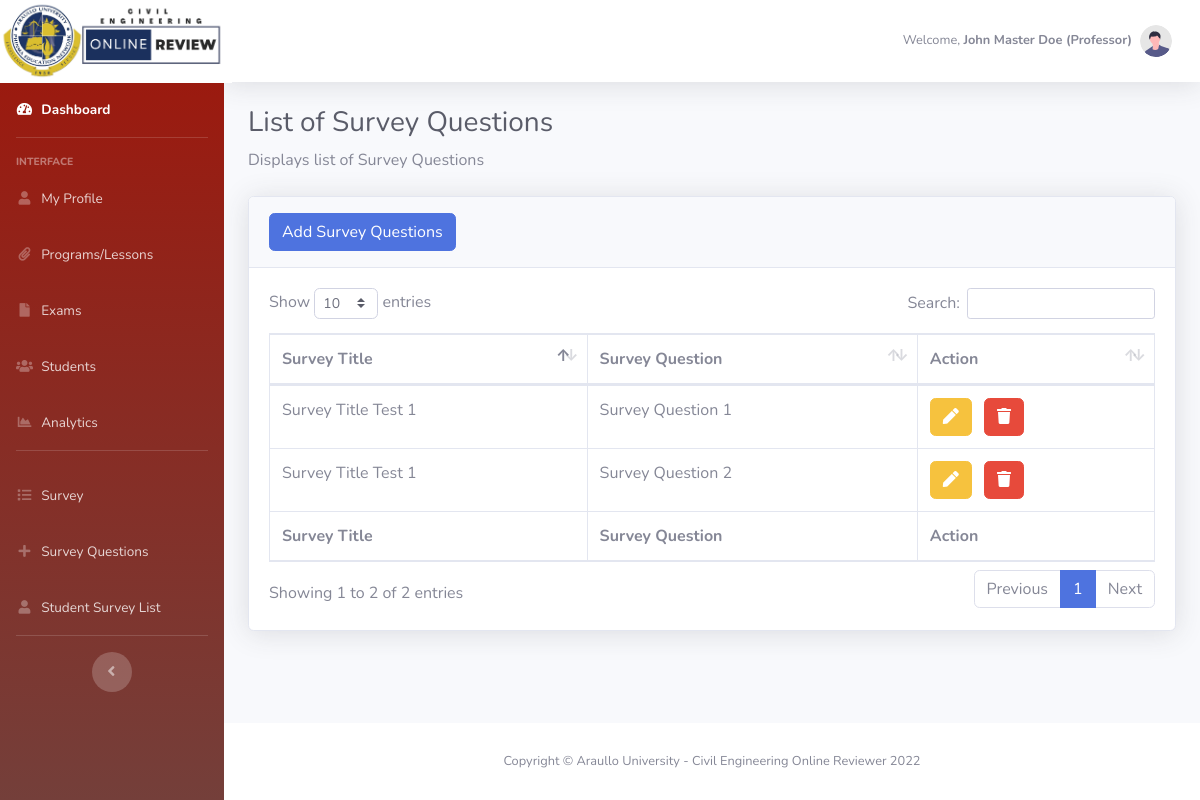
The app's page /dashboard/admin_survey_questions.php (signed in) with its own data.
### tables this page shows
CREATE TABLE `user_account` (
  `id` int(11) NOT NULL,
  `member_id` varchar(50) NOT NULL,
  `email_address` varchar(50) NOT NULL,
  `firstname` varchar(50) NOT NULL,
  `last_name` varchar(50) NOT NULL,
  `phone_number` int(11) NOT NULL,
  `age` int(11) NOT NULL,
  `birthday` varchar(50) NOT NULL,
  `religion` varchar(50) NOT NULL,
  `blood_type` varchar(50) NOT NULL,
  `upload_image` varchar(255) NOT NULL,
  `gender` varchar(50) NOT NULL,
  `user_type` varchar(25) NOT NULL,
  `password` varchar(255) NOT NULL,
  `date_created` varchar(100) NOT NULL,
  `date_updated` varchar(100) NOT NULL
);

CREATE TABLE `survey_questions` (
  `survey_questions_id` int(11) NOT NULL,
  `survey_id` int(11) NOT NULL,
  `survey_questions` varchar(255) NOT NULL,
  `date_created` date NOT NULL
);

CREATE TABLE `survey` (
  `survey_id` int(11) NOT NULL,
  `member_id` varchar(50) NOT NULL,
  `survey_title` varchar(255) NOT NULL,
  `survey_description` text NOT NULL,
  `date_created` date NOT NULL,
  `date_modified` date NOT NULL
);

### dashboard/model/Admin.php (called while the page is built, shortened)
<?php
	class Admin {
		public $db;
		public function __construct(){
			$this->db = new mysqli(DB_HOST, DB_USER, DB_PASSWORD, DB_DATABASE);
		}
        public function get_admin_info($email_address){
    		$sql3="SELECT CONCAT_WS(' ', a.firstname, a.last_name) as fullname,
                        a.firstname,
                        a.last_name,
                        a.member_id,
                        a.email_address,
                        a.gender,
                        a.age,
                        a.birthday,
                        a.religion,
                        a.blood_type,
                        a.phone_number,
                        b.academic_year,
                        b.teaching_class,
                        b.section
                FROM user_account a
                LEFT JOIN user_additional_information b ON b.member_id = a.member_id
                WHERE a.email_address = '$email_address' AND user_type='Professor'";
	        $result = mysqli_query($this->db,$sql3);
	        return $user_data = mysqli_fetch_assoc($result);
    	}
    	public function get_fullname($email_address){
    		$sql3="SELECT CONCAT_WS(' ', firstname, last_name) as fullname FROM user_account WHERE email_address = '$email_address'";
	        $result = mysqli_query($this->db,$sql3);
	        $user_data = mysqli_fetch_array($result);
	        return $user_data['fullname'];
    	}
    	public function get_usertype($email_address){
    		$sql3="SELECT user_type FROM user_account WHERE email_address = '$email_address'";
	        $result = mysqli_query($this->db,$sql3);
	        $user_data = mysqli_fetch_array($result);
	        return $user_data['user_type'];
    	}
        public function get_survey_list_by_member_id($member_id) {
            $sql="SELECT * FROM survey_questions sq
            LEFT JOIN survey s ON sq.survey_id = s.survey_id
            WHERE s.member_id ='$member_id'";
	        $result = mysqli_query($this->db,$sql);
	        return $result_data = mysqli_fetch_all($result,MYSQLI_ASSOC);
        }
	}
?>

### dashboard/admin_survey_questions.php (the view, shortened to what this page needs)
<?php
    include_once('db_header.php');
?>
    <h1 class="h3 mb-2 text-gray-800">List of Survey Questions</h1>
    <p class="mb-4">Displays list of Survey Questions</p>
    <div class="card shadow mb-4">
        <div class="card-header py-3">
            <h6 class="m-0 font-weight-bold text-primary">
                <a class="btn btn-primary" href="add_edit_survey_questions.php?action=add">Add Survey Questions</a>
            </h6>
        </div>
        <div class="card-body">
            <div class="table-responsive">
                <table class="table table-bordered" id="dataTable" width="100%" cellspacing="0">
                    <thead>
                        <tr>
                            <th>Survey Title</th>
                            <th>Survey Question</th>
                            <th>Action</th>
                        </tr>
                    </thead>
                    <tfoot>
                        <tr>
                            <th>Survey Title</th>
                            <th>Survey Question</th>
                            <th>Action</th>
                        </tr>
                    </tfoot>
                    <tbody>
                        <?php
                            $get_profile_info =  $admin->get_admin_info($_SESSION['email_address']);
                            $get_survey_questions =  $admin->get_survey_list_by_member_id($get_profile_info['member_id']);
                            foreach($get_survey_questions as $survey_questions) {
                        ?>
                            <tr>
                                <td><?php echo $survey_questions['survey_title'] ?></td>
                                <td><?php echo $survey_questions['survey_questions'] ?></td>
                                <td>
                                    <li class="list-inline-item">
                                        <a class="btn btn-warning" href="add_edit_survey_questions.php?action=edit&id=<?php echo $survey_questions['survey_questions_id']?>&survey_questions=<?php echo $survey_questions['survey_questions']?>"><i class="fa fa-pen"></i></a>
                                    </li>
                                    <li class="list-inline-item">
                                        <a class="btn btn-danger" href="admin/survey.php?action=delete_survey_question&id=<?php echo $survey_questions['survey_questions_id']?>"><i class="fa fa-trash"></i></a>
                                    </li>
                                </td>
                            </tr>
                        <?php
                            }
                        ?>
                    </tbody>
                </table>
            </div>
        </div>
    </div>
<?php
    include_once('db_footer.php');
?>

### dashboard/db_header.php (shortened to what this page needs)
<?php
    require_once ('model/Admin.php');
    $admin = new Admin();
?>
<!DOCTYPE html>
<html lang="en">
<head>
    <link href="vendor/fontawesome-free/css/all.min.css" rel="stylesheet" type="text/css">
    <link href="css/sb-admin-2.min.css" rel="stylesheet">
    <link href="vendor/datatables/dataTables.bootstrap4.min.css" rel="stylesheet">
</head>
<body id="page-top">
    <div id="wrapper">
        <?php
            include_once("menu.php")
        ?>
    <div id="content-wrapper" class="d-flex flex-column">
        <div id="content">
            <nav class="navbar navbar-expand navbar-light bg-white topbar mb-4 static-top shadow">
                <ul class="navbar-nav ml-auto">
                    <li class="nav-item dropdown no-arrow">
                        <a class="nav-link dropdown-toggle" href="#" id="userDropdown" role="button"
                            data-toggle="dropdown" aria-haspopup="true" aria-expanded="false">
                            <?php
                                if (isset($_SESSION['email_address'])) :
                            ?>
                                <span class="mr-2 d-none d-lg-inline text-gray-600 small">Welcome, <strong><?php echo $admin->get_fullname($_SESSION['email_address']); ?> (<?php echo $admin->get_usertype($_SESSION['email_address']); ?>)</strong></span>
                                <img class="img-profile rounded-circle"
                                    src="img/undraw_profile.svg">
                            <?php
                                endif
                            ?>
                        </a>
                    </li>
                </ul>
            </nav>
            <div class="container-fluid">

### records on screen
user_account: user_type "Professor"
survey_questions: survey.survey_title "Survey Title Test 1", survey_questions "Survey Question 1"
survey_questions: survey.survey_title "Survey Title Test 1", survey_questions "Survey Question 2"

### other values on screen
$admin->get_fullname($_SESSION['email_address']) "John Master Doe"
